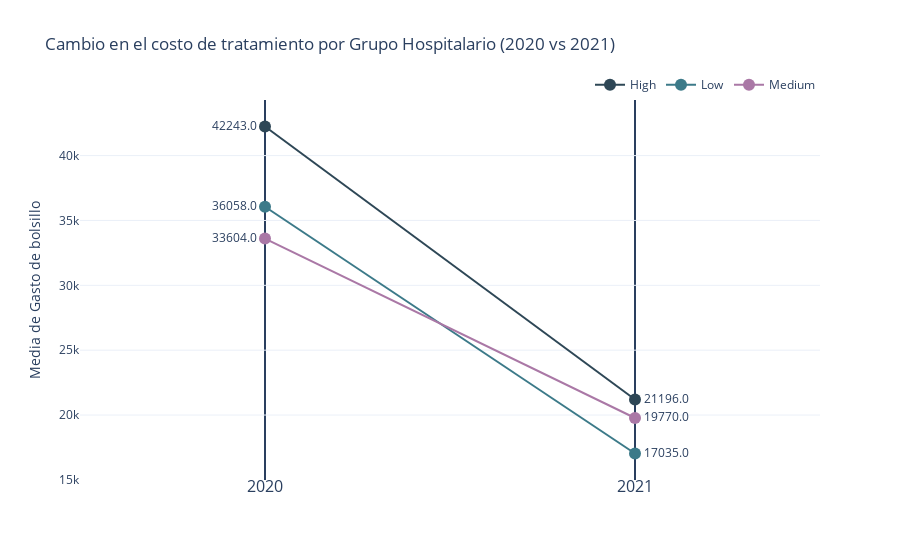

Notebook code for this chart:
### Code cell
fig = go.Figure()
colors = {'Low': CATEGORY_PALETTE[0], 'Medium': CATEGORY_PALETTE[3], 'High': CATEGORY_PALETTE[2]}
for i in mDF['Hospital Group']:
    dats = mDF[mDF['Hospital Group'] == i][['2020', '2021']]
    fig.add_trace(
        go.Scatter(
            x=[2020, 2021],
            y=[np.round(dats['2020'].values[0]), np.round(dats['2021'].values[0])],
            mode="lines+markers+text",
            text=[np.round(dats['2020'].values[0]), np.round(dats['2021'].values[0])],
            textposition=["middle left", "middle right"],
            marker=dict(size=12, color=colors[i]),
            name=i,
        )
    )

fig.add_annotation(yref='paper', x=2020, y=-0.05, text='2020', showarrow=False, font=dict(size=16))
fig.add_annotation(yref='paper', x=2021, y=-0.05, text='2021', showarrow=False, font=dict(size=16))
fig.add_shape(
    type="line",
    x0=2020,
    x1=2020,
    y0=0,
    y1=1,
    xref="x",
    yref="paper",
    layer="below",
)
fig.add_shape(
    type="line",
    x0=2021,
    x1=2021,
    y0=0,
    y1=1,
    xref="x",
    yref="paper",
    layer="below",
)
fig.update_xaxes(range=[2019.5, 2021.5], visible=False)
fig.update_layout(title_text="Cambio en el costo de tratamiento por Grupo Hospitalario (2020 vs 2021)", 
                  yaxis_title="Media de Gasto de bolsillo", xaxis_title="",
                  legend=dict(orientation="h", yanchor="bottom", y=1.002, xanchor="right", x=1),
                  template="plotly_white",)
fig.write_image("images/fig5.png", width=1000, height=800)
fig.show()

### Figure 1 — Plotly figure (JSON) as saved in the notebook; plotly's stock layout.template omitted (floating-point values rounded to 4 significant figures)
{"data": [{"marker": {"color": "#2E4756", "size": 12}, "mode": "lines+markers+text", "name": "High", "text": ["42243.0", "21196.0"], "textposition": ["middle left", "middle right"], "type": "scatter", "x": [2020, 2021], "y": [42243, 21196]}, {"marker": {"color": "#3C7A89", "size": 12}, "mode": "lines+markers+text", "name": "Low", "text": ["36058.0", "17035.0"], "textposition": ["middle left", "middle right"], "type": "scatter", "x": [2020, 2021], "y": [36058, 17035]}, {"marker": {"color": "#AA78A6", "size": 12}, "mode": "lines+markers+text", "name": "Medium", "text": ["33604.0", "19770.0"], "textposition": ["middle left", "middle right"], "type": "scatter", "x": [2020, 2021], "y": [33604, 19770]}], "layout": {"annotations": [{"font": {"size": 16}, "showarrow": false, "text": "2020", "x": 2020, "y": -0.05, "yref": "paper"}, {"font": {"size": 16}, "showarrow": false, "text": "2021", "x": 2021, "y": -0.05, "yref": "paper"}], "legend": {"orientation": "h", "x": 1, "xanchor": "right", "y": 1.002, "yanchor": "bottom"}, "shapes": [{"layer": "below", "type": "line", "x0": 2020, "x1": 2020, "xref": "x", "y0": 0, "y1": 1, "yref": "paper"}, {"layer": "below", "type": "line", "x0": 2021, "x1": 2021, "xref": "x", "y0": 0, "y1": 1, "yref": "paper"}], "title": {"text": "Cambio en el costo de tratamiento por Grupo Hospitalario (2020 vs 2021)"}, "xaxis": {"range": [2020.0, 2022.0], "title": {"text": ""}, "visible": false}, "yaxis": {"title": {"text": "Media de Gasto de bolsillo"}}}}
